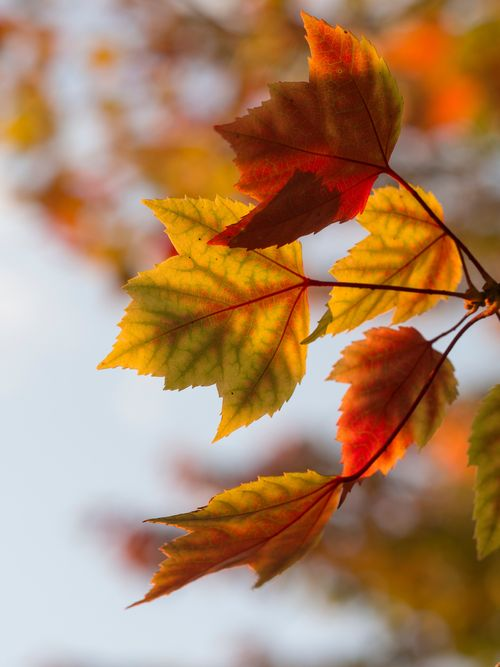
#> input picture CV2Project/image.jpg, 500 x 667 px
$ python CV2Image.py
#> lines starting #> are read from the running program, lines starting #| are printed output that depends on the picture
#opencv-python
import cv2
import numpy as np

image = cv2.imread("image.jpg")
#> image is the input picture: shape (667, 500, 3); mean B, G, R 100.3, 133, 172.1

print(image)
#> (printed output is left out)
print(image.shape)
#| (667, 500, 3)

b,g,r = cv2.split(image)
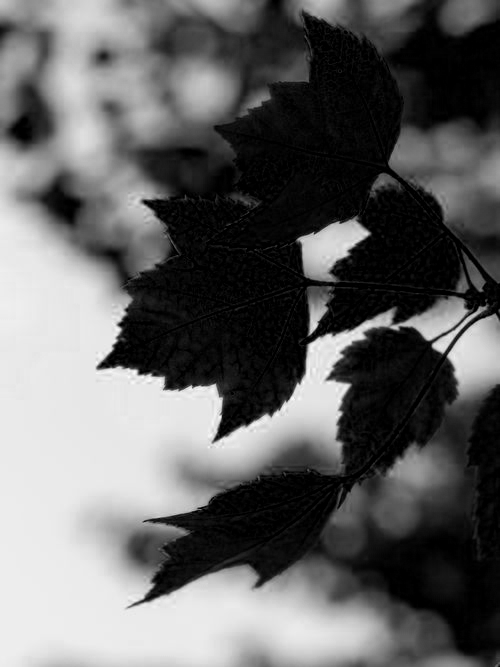
#> b: shape (667, 500); min 0, max 255, mean 100.3
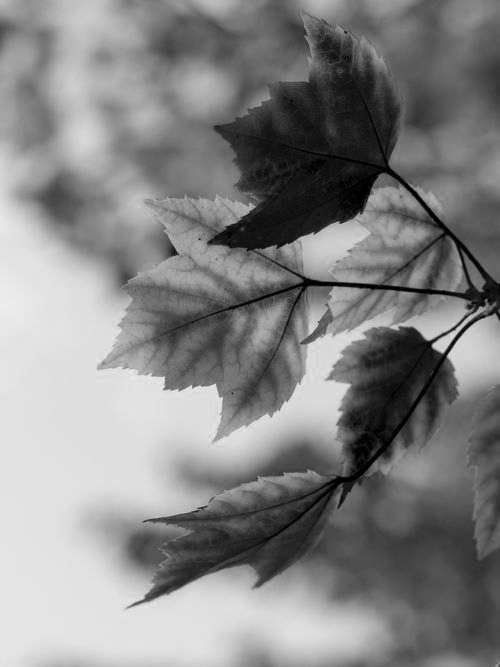
#> g: shape (667, 500); min 0, max 238, mean 133
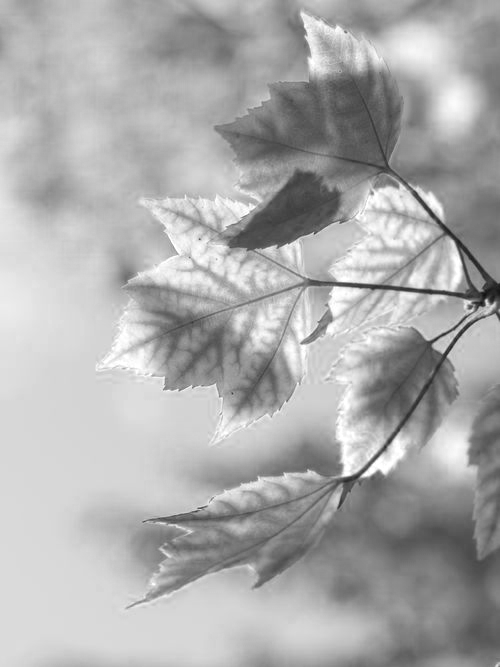
#> r: shape (667, 500); min 16, max 255, mean 172.1
print(r)
#> (printed output is left out)
print(g)
#> (printed output is left out)
print(b)
#> (printed output is left out)

empty = np.zeros(image.shape[:2],dtype = "uint8")
blue = cv2.merge([b,empty,empty])
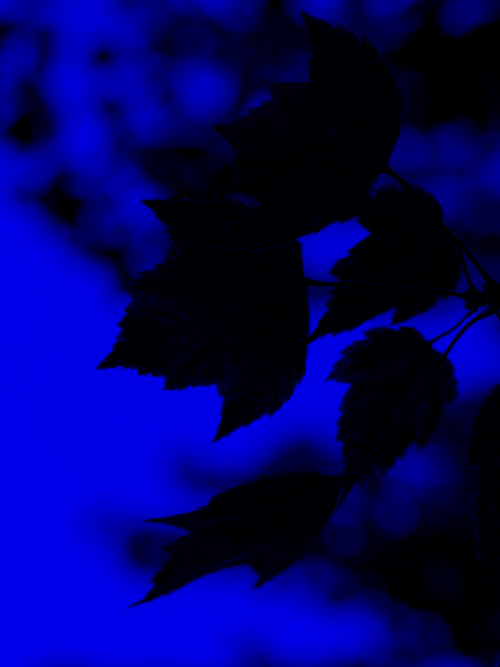
#> blue: shape (667, 500, 3); mean of channels 0, 1, 2 100.3, 0, 0; drawn as B, G, R
green = cv2.merge([empty,g,empty])
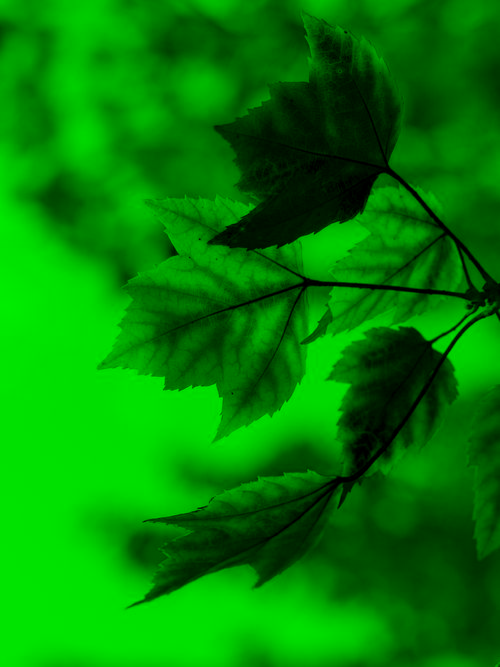
#> green: shape (667, 500, 3); mean of channels 0, 1, 2 0, 133, 0; drawn as B, G, R
red = cv2.merge([empty,empty,r])
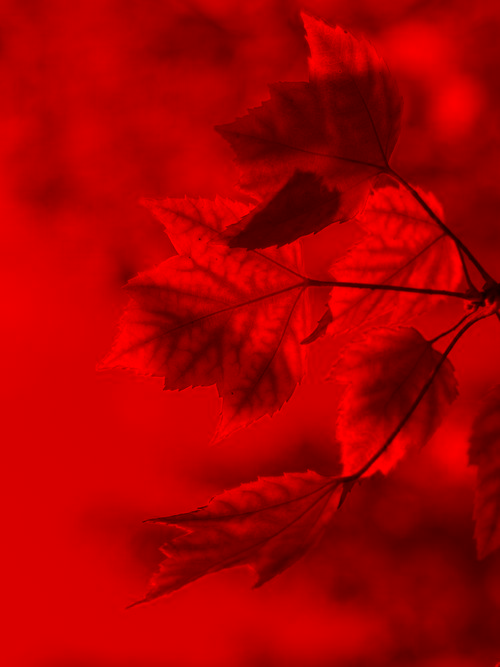
#> red: shape (667, 500, 3); mean of channels 0, 1, 2 0, 0, 172.1; drawn as B, G, R


cv2.imshow("sample image", image)
cv2.imshow("Red",red)
cv2.imshow("Blue",blue)
cv2.imshow("Green",green)

cv2.waitKey()
